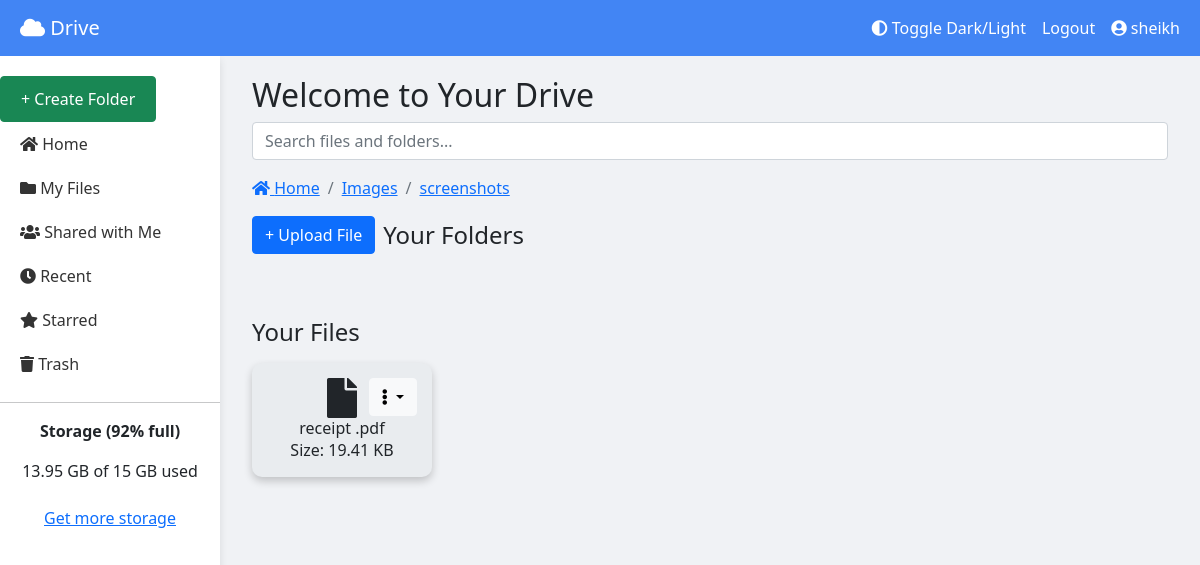
The page /60/ (signed in) on the database its author committed.
### user_management/models.py (models this page shows)
class CustomUser(AbstractUser):
    dob = models.DateField(null=True, blank=True)
    sirname = models.CharField(max_length=100, blank=True)

### folder_management/models.py (models this page shows, shortened)
class Folder(models.Model):
    name = models.CharField(max_length=255)
    parent = models.ForeignKey('self', on_delete=models.CASCADE, null=True, blank=True, related_name='children')
    owner = models.ForeignKey(User, on_delete=models.CASCADE)
    created_at = models.DateTimeField(auto_now_add=True)
    updated_at = models.DateTimeField(auto_now=True)

### file_management/models.py (models this page shows, shortened)
class File(models.Model):
    name = models.CharField(max_length=255)
    file = models.FileField(upload_to=user_directory_path)
    owner = models.ForeignKey(settings.AUTH_USER_MODEL, on_delete=models.CASCADE)
    parent_folder = models.ForeignKey(Folder, on_delete=models.CASCADE, null=True, blank=True)
    size = models.PositiveIntegerField()
    extension = models.CharField(max_length=10)
    created_at = models.DateTimeField(auto_now_add=True)
    updated_at = models.DateTimeField(auto_now=True)

### folder_management/views.py (the view)
# urls.py: path('', views.list_folders, name='home'),
@login_required
def list_folders(request, parent_id=None):
    parent_folder = None
    if parent_id:
        parent_folder = get_object_or_404(Folder, id=parent_id, owner=request.user)
    folders = Folder.objects.filter(owner=request.user, parent=parent_folder)
    files = File.objects.filter(owner=request.user, parent_folder=parent_folder)  # Fetch files in the current folder
    print("Folders count:", folders.count())  # For debugging in console
    print("Files count:", files.count())  # For debugging in console
    breadcrumbs = []
    current = parent_folder
    while current is not None:
        breadcrumbs.insert(0, current)
        current = current.parent
    context = {
        'folders': folders,
        'files': files,  # Pass files to template
        'parent_folder': parent_folder,
        'breadcrumbs': breadcrumbs,
    }
    return render(request, 'folder_management/list_folders.html', context)

### folder_management/templates/folder_management/list_folders.html (shortened to what this page needs)
{% extends "home.html" %}

### user_management/templates/home.html (shortened to what this page needs)
<!DOCTYPE html>
<html lang="en">
<head>
    <link href="https://cdn.jsdelivr.net/npm/bootstrap@5.1.3/dist/css/bootstrap.min.css" rel="stylesheet">
    <link rel="stylesheet" href="https://cdnjs.cloudflare.com/ajax/libs/font-awesome/5.15.4/css/all.min.css">
    {% load static %}
    <link rel="stylesheet" href="{% static 'home.css' %}">
</head>
<body>
    <nav class="navbar navbar-expand-lg navbar-light">
        <div class="container-fluid">
            <a class="navbar-brand ms-2" href="#"><i class="fas fa-cloud"></i> Drive</a>
            <div class="collapse navbar-collapse" id="navbarNav">
                <ul class="navbar-nav ms-auto">
                    <li class="nav-item">
                        <a class="nav-link" href="#" id="toggle-theme"><i class="fas fa-adjust"></i> Toggle Dark/Light</a>
                    </li>
                    <li class="nav-item">
                        <a class="nav-link" href="{% url 'logout' %}">Logout</a>
                    </li>
                    <li class="nav-item">
                        <a class="nav-link" id="profileButton"><i class="fas fa-user-circle"></i> {{ request.user.username }}</a>
                    </li>
                </ul>
            </div>
        </div>
    </nav>
    <div class="sidebar">
        <button class="btn btn-success create-folder-btn" data-bs-toggle="modal" data-bs-target="#createFolderModal">+ Create Folder</button>
        <a href="{% url 'list_folders' %}"><i class="fas fa-home"></i> Home</a>
        <a href="{% url 'list_folders' %}"><i class="fas fa-folder"></i> My Files</a>
        <a href="#"><i class="fas fa-users"></i> Shared with Me</a>
        <a href="#"><i class="fas fa-clock"></i> Recent</a>
        <a href="#"><i class="fas fa-star"></i> Starred</a>
        <a href="#"><i class="fas fa-trash"></i> Trash</a>
        <hr>
        <div class="text-center">
            <p><strong>Storage (92% full)</strong></p>
            <p>13.95 GB of 15 GB used</p>
            <button class="btn btn-link">Get more storage</button>
        </div>
    </div>
    <div class="content-wrapper">
        <div class="content">
            <div class="container-fluid">
                <h2>Welcome to Your Drive</h2>
                <div class="search-bar mb-3">
                    <input type="text" class="form-control" placeholder="Search files and folders..." aria-label="Search">
                </div>
                <nav aria-label="breadcrumb">
                    <ol class="breadcrumb">
                        <li class="breadcrumb-item"><a href="{% url 'list_folders' %}"><i class="fas fa-home"></i> Home</a></li>
                        {% for breadcrumb in breadcrumbs %}
                        <li class="breadcrumb-item"><a href="{% url 'list_folders_nested' breadcrumb.id %}">{{ breadcrumb.name }}</a></li>
                        {% endfor %}
                    </ol>
                </nav>
                <div class="row">
                    <div class="d-flex mb-3">
                        <button class="btn btn-primary me-2" data-bs-toggle="modal" data-bs-target="#uploadFileModal">+ Upload File</button>
                        <h4 class="my-auto">Your Folders</h4>
                    </div>
                </div>
                <div class="row mt-5">
                    <h4 class="mb-3">Your Files</h4>
                    <div class="d-flex flex-wrap">
                        {% for file in files %}
                        <div class="file-card-container me-3 mb-3">
                            <div class="file-card text-center" data-file-id="{{ file.id }}" data-size-bytes="{{ file.size }}">
                                <div class="file-link">
                                    <i class="fas fa-file file-icon"></i>
                                    <h5 class="card-title">{{ file.name }}</h5>
                                    <p class="file-size">Size: {{ file.size|filesizeformat }}</p>
                                </div>
                                <div class="file-actions dropdown">
                                    <button class="btn btn-light dropdown-toggle" type="button" id="fileActions{{ file.id }}" data-bs-toggle="dropdown" aria-expanded="false">
                                        <i class="fas fa-ellipsis-v"></i>
                                    </button>
                                </div>
                            </div>
                        </div>
                        {% endfor %}
                    </div>
                </div>
            </div>
        </div>
    </div>
</body>
</html>

### user_management/templates/home.css (style rules this page uses)
body { background-color: #f0f2f5; transition: background-color 0.5s, color 0.5s; }
.navbar { background-color: #4285f4; color: white; position: sticky; top: 0; z-index: 1000; }
.navbar a { color: white !important; }
.sidebar { height: 100vh; position: fixed; top: 56px; left: 0; padding-top: 20px; background-color: #ffffff; width: 220px; box-shadow: 0 4px 8px rgba(0, 0, 0, 0.1); }
.sidebar a { padding: 10px 20px; display: block; color: #333; text-decoration: none; }
.create-folder-btn { padding: 10px 20px; display: block; text-align: center; }
.content-wrapper { margin-left: 220px; padding: 20px; display: flex; flex-wrap: wrap; gap: 20px; }
.content { flex: 1; }
.folder-card, .file-card { padding: 15px; border-radius: 10px; transition: transform 0.2s; box-shadow: 0 4px 8px rgba(0, 0, 0, 0.2); background-color: #e9ecef; position: relative; width: 150px; }
.folder-actions, .file-actions { position: absolute; top: 15px; right: 15px; }
.folder-icon, .file-icon { font-size: 2.5rem; }
.file-card { padding: 15px; border-radius: 10px; box-shadow: 0 4px 8px rgba(0, 0, 0, 0.2); background-color: #e9ecef; position: relative; width: 180px; transition: transform 0.2s; }
.card-title, .file-size { margin: 0; font-size: 1rem; }
.file-size::after { content: attr(data-size); }

### rows shown on the page
CustomUser: user.username "sheikh"
Folder: name "Images"
Folder: name "screenshots"
File: name "receipt .pdf"
